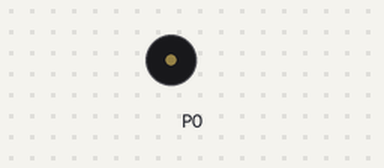
A program run on a simulated BBC micro:bit (MakeCode). On the bench: buzzer (waves = sounding).

Above: at 0.53 s.
Timing chart, 0 to 40.0 s (numbered marks = the images above):
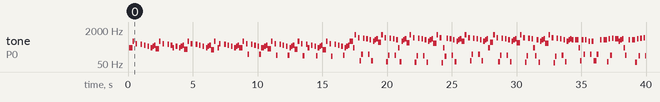

Measured:
- by itself, tone on P0: plays 294 Hz for 0.26 s, 587 Hz for 0.12 s, 440 Hz for 0.12 s, 415 Hz for 0.12 s, 392 Hz for 0.12 s, 349 Hz for 0.12 s … (224 notes in this stretch)

The program:

main.ts
```typescript
namespace music {
    //% block="play song $song at tempo $tempo"
    export function songToMelody(song: string, tempo: number) {
        let mode = 0
        let offset = 0
        let pos = 0
        let newlines = 0
        let line_length = 0
        let letter: string;

        let melodies: string[] = []
        let letters: string[] = []
        while (song.indexOf("RH:") != -1) {
            song = song.replace("RH:", "")
        }
        while (song.indexOf("LH:") != -1) {
            song = song.replace("LH:", "")
        }
        //  ???? wtheck am i working with here???
        while (song.indexOf("|") != -1) {
            song = song.replace("|", "")
        }
        while (song.indexOf(" ") != -1) {
            song = song.replace(" ", "")
        }
        line_length = song.indexOf("\n")
        for (let i of song) {
            if (i == "\n") {
                newlines += 1
                if (newlines == 2) {
                    pos += line_length
                    newlines = 0
                }

                offset = 0
                continue
            }

            if (i == "" + ("" + parseInt(i))) {
                mode = parseInt(i)
                if (newlines == 1) {
                    newlines = 0
                    offset = 0
                }

            } else {
                //  It seems like some completely normal methods are missing??? have to do this utter crap.
                letter = i
                if (letter != "-") {
                    if (i.toLowerCase() != i) {
                        letter = "" + letter + "#"
                    }

                    letter = "" + letter + "" + ("" + ("" + mode))
                }

                if (letters[pos + offset] == null || letters[pos + offset] == "-") {
                    letters[pos + offset] = letter
                }

                offset += 1
            }

        }
        let melody = ""
        let note_count = 0
        note_count = 1
        for (let x of letters) {
            melody = "" + melody + x + " "
            note_count += 1
            if (note_count == 8) {
                note_count = 0
                melodies.push(melody)
                melody = ""
            }

        }
        for (let lets_go of melodies) {
            music.playMelody(lets_go, tempo)
        }
    }
} 
```

test.ts
```typescript
0// tests go here; this will not be compiled when this package is used as an extension.
music.songToMelody(
    `RH:5|--d---------------d-------|
RH:4|dd--a--G-g-f-dfgcc--a--G-g|

RH:5|--------d---------------d-|
RH:4|-f-dfg----a--G-g-f-dfg----|
RH:3|------bb--------------AA--|

RH:5|--------------d-----------|
RH:4|a--G-g-f-dfgdd--a--G-g-f-d|
LH:3|------------d-d-dd-d-d-ddd|

RH:5|----d---------------d-----|
RH:4|fgcc--a--G-g-f-dfg----a--G|
RH:3|------------------bb------|
LH:3|d-c-c-cc-c-c-cccc---------|
LH:2|------------------b-b-bb-b|

RH:5|----------d-------------dd|
RH:4|-g-f-dfg----a--G-g-f-dfgdd|
RH:3|--------AA----------------|
LH:3|---------------c-c-cccc---|
LH:2|-b-bbbb-A-A-AA----------d-|

RH:6|d---------------d---------|
RH:5|d-a--G-g-f-dfgccd-a--G-g-f|
RH:4|--a--G-g-f-dfgcc--a--G-g-f|
LH:3|d---d---d---d---c---c---c-|
LH:2|--dd-d-d-ddd--c---cc-c-c-c|

RH:6|------d---------------d---|
RH:5|-dfg--d-a--G-g-f-dfg--d-a-|
RH:4|-dfgbb--a--G-g-f-dfgAA--a-|
RH:3|----bb--------------AA----|
LH:3|--c-----------------------|
LH:2|cc----b---b---b---b---A---|
LH:1|----b---bb-b-b-bbb--A---AA|

RH:6|------------d-------------|
RH:5|-G-g-f-dfgddd-a--G-g-f-dfg|
RH:4|-G-g-f-dfgdd--a--G-g-f-dfg|
LH:3|----c---c---d---d---d---d-|
LH:2|Ac-c-ccc--d---dd-d-d-ddd--|

RH:6|--d---------------d-------|
RH:5|ccd-a--G-g-f-dfg--d-a--G-g|
RH:4|cc--a--G-g-f-dfgbb--a--G-g|
RH:3|----------------bb--------|
LH:3|--c---c---c---c-----------|
LH:2|c---cc-c-c-ccc----b---b---|
LH:1|----------------b---bb-b-b|

RH:6|--------d-----------------|
RH:5|-f-dfg--d-a--G-g-f-dfgf-ff|
RH:4|-f-dfgAA--a--G-g-f-dfg----|
RH:3|------AA------------------|
LH:3|----------------c---c---d-|
LH:2|b---b---A---Ac-c-ccc--d---|
LH:1|-bbb--A---AA--------------|

RH:5|---------------------gg---|
RH:5|-f-f-d-d----f-ff-g-G-Gfdfg|
LH:3|--d---d---d---c---c---c---|
LH:2|dd-d-d-ddd--c---cc-c-c-ccc|

RH:6|-------------c----d-d-d-dc|
RH:5|--f-ff-g-G-a---a-------a--|
LH:3|c-------------------------|
LH:2|----b---b---b---b---A---Ac|
LH:1|--b---bb-b-b-bbb--A---AA--|

RH:6|----g---------------------|
RH:5|--------f-aa-f-a-d-d----f-|
RH:5|--------a-ff-a-f-g-g----a-|
LH:3|--c---c---d---d---d---d---|
LH:2|-c-ccc--dd--dd-d-g-fddfgcc|
LH:2|------------a--G-d-d------|

RH:6|---------d----d-------c---|
RH:5|af-f-g-a---dc---a-f-------|
RH:5|fa-a-d-f-e-ag-bgdegdfd-dgd|
RH:4|--------------------b---b-|
LH:3|d---d---d---d---d---d---d-|
LH:2|--ac-c-c-ccdfg----a--G-g-f|
LH:2|--c--G-g-f----------------|
LH:1|--------------bb--bb-b-b-b|

RH:6|-----------c--------------|
RH:5|---------d----------------|
RH:5|f-e---cd-f-e--------------|
RH:4|bgbgA--A------------------|
LH:3|--d---d---d---d---d-------|
LH:2|-dfg----a--c-g-fcdfg--A---|
LH:2|-----------G-c-c----------|
LH:1|b---AA--AA----------A---AA|

RH:5|--d-fefgf-Gdf-e-----------|
RH:5|--fddgGeddgfd-g--------G-a|
RH:4|---A-----A----------------|
LH:3|------------c---c---c---c-|
LH:2|A---A---A-c---cc-c-c-ccc--|
LH:1|-A-A-AAA------------------|

RH:6|c-------------c-C---------|
RH:5|--aGgfdef-g-a-----G-Ggfg--|
LH:3|--d---d---d---d---C---C---|
LH:2|d---dd-d-d-ddd--C---CC-D-D|

RH:5|------------d-c-----------|
RH:5|------------f-e---d---e---|
RH:4|------f-e-f-------a---g---|
RH:4|------d-g-a---------------|
LH:3|D---D-------------------c-|
LH:2|-DDD----A---A---A---A-c---|
LH:1|------A---AA-A-A-AAA------|

RH:5|----g-------a-------------|
RH:5|f---c---e---d-------aGgFfe|
RH:4|a-------a-----------------|
LH:3|--c---c---c---d---d---d---|
LH:2|cc-c-c-ccc--d---dd-d-d-ddd|

RH:5|DdC-------D---------------|
RH:4|--G-------A---------------|
LH:3|d---C---C---D---D---------|
LH:2|--C---CC-D-D-DDD----A---A-|
LH:1|------------------A---AA-A|

RH:6|------------------------c-|
RH:5|d-fefgf-gdd-g-------------|
RH:5|fddgGeddGff-e--------G-a--|
RH:4|-A-----A------------------|
LH:3|----------c---c---c---c---|
LH:2|--A---A-c---cc-c-c-ccc--d-|
LH:1|-A-AAA--------------------|

RH:6|------------c-C-----------|
RH:5|aGgfdef-g-a-----G-Ggfg----|
LH:3|d---d---d---d---C---C---D-|
LH:2|--dd-d-d-ddd--C---CC-D-D-D|

RH:5|----------f-e-------------|
RH:5|----------d-c---d---e---f-|
RH:4|----f-e-a-------a---g---a-|
RH:4|----d-g-f-----------------|
LH:3|--D-------------------c---|
LH:2|DD----A---A---A---A-c---cc|
LH:1|----A---AA-A-A-AAA--------|

RH:5|--g-------a---------------|
RH:5|--c---e---d-------aGgFfeDd|
RH:4|------a-------------------|
LH:3|c---c---c---d---d---d---d-|
LH:2|-c-c-ccc--d---dd-d-d-ddd--|

RH:5|C-------D-----------------|
RH:4|G-------A-----------------|
RH:3|----------------A---------|
LH:3|--C---C---D---D-----------|
LH:2|C---CC-D-D-DDD------------|
LH:1|----------------A-A-AA-A-A|

RH:4|--f---e-------d-------f---|
LH:2|------c-c-cc-c-c-cccc-----|
LH:1|-AAAA-----------------b-b-|

LH:1|bb-b-b-bbbb-b-b-bb-b-b-bbb|

RH:4|--------------f---e-------|
RH:3|--A-----------------------|
LH:2|------------------c-c-cc-c|
LH:1|b-A-A-AA-A-A-AAAA---------|

RH:4|d-------d-------dc--------|
RH:4|-----------------C--------|
RH:3|------------------baGFfed-|
RH:3|-------------------A-g-D--|
LH:2|-c-cccc-d-d-dd-d-d-dddd-d-|

RH:4|----------------d---------|
RH:3|--------------dd--a--G-g-f|
RH:3|--------------A-----------|
LH:2|d-dd-d-d-dddd-------------|
LH:1|--------------A-A-AA-A-A-A|

RH:4|f---e-d-----d-------f-d---|
RH:3|-dfgcc--a--G-g-f-dfg----a-|
RH:2|--------------------bb----|
LH:2|----c-c-cc-c-c-cccc-------|
LH:1|AAA-----------------b-b-bb|

RH:4|------------fdg-fcdc-----c|
RH:4|------------d-------------|
RH:3|-G-g-f-dfg-g--a--G-g-f-gfg|
RH:3|---------------------a-da-|
RH:2|----------b---------------|
LH:1|-b-b-bbbb-b-b-bb-b-b-bbbb-|

RH:4|--d---------f---e-d-----d-|
RH:3|Ad--a--G-g-f-dfgcc--a--G-g|
RH:3|d-------------------------|
LH:2|----------------c-c-cc-c-c|
LH:1|A-A-AA-A-A-AAAA-----------|

RH:4|------d-f-e--c-e-d---c--d-|
RH:4|--------d---------------f-|
RH:3|-f-dfgdd--a--G-g-f-dfgdd--|
RH:3|-------------------ga-----|
LH:2|-cccc-d-d-dd-d-d-dddd-d-d-|

RH:4|e--c-e-d---c--------------|
RH:3|a--G-g-f-gfgA-A--f-A-f----|
RH:3|---------da-f-f--A-f-A----|
RH:2|----------------A------AAA|
LH:2|dd-d-d-dddd---A---A---A---|
LH:1|------------A---AA-A-A-AAA|

RH:4|--c-c--c-c-c----c-d-d--d-C|
RH:3|A-g-g-cg-g-g-cccg-a-a-da-G|
RH:3|f-------------------------|
LH:3|----c---c---c---c---d---d-|
LH:2|A-c---cc-c-c-ccc--d---dd-C|

RH:4|-C----C-c-c--c------------|
RH:3|-G-CCCG-g-g-cg-b-b----F-A-|
RH:3|---------------F-F----b-f-|
RH:2|-------------------bbb----|
LH:3|--C---C---c---c-----------|
LH:2|-C-CCC--c---cc----b---b---|
LH:1|---------------b-b-bbb--A-|

RH:4|--------------c-c--c-c-c--|
RH:3|A--f-f-A----f-g-g-cg-g-g-c|
RH:3|f--A-A-f----A-------------|
RH:2|--A------AAA--------------|
LH:3|----------------c---c---c-|
LH:2|A---A---A---A-c---cc-c-c-c|
LH:1|--AA-A-A-AAA--------------|

RH:4|--c-d-d--d-d-d----d-d-d--d|
RH:3|ccg-a-a-da-a-a-ddda-a-a-da|
LH:3|--c---d---d---d---d---d---|
LH:2|cc--d---dd-d-d-ddd--d---dd|

RH:4|-d-d----d-----------------|
RH:3|-a-a-ddda-f-f--f-f-A----A-|
RH:3|----------A-A--A-A-f----f-|
RH:2|--------------A------AAA--|
LH:3|d---d---d-----------------|
LH:2|-d-d-ddd----A---A---A---A-|
LH:1|----------A---AA-A-A-AAA--|

RH:4|c-c--c-c-c----c-d-d--d-C-C|
RH:3|g-g-cg-g-g-cccg-a-a-da-G-G|
LH:3|--c---c---c---c---d---d---|
LH:2|c---cc-c-c-ccc--d---dd-C-C|

RH:4|----C-c-c--c--------------|
RH:3|-CCCG-g-g-cg-b-b----F-A-A-|
RH:3|-------------F-F----b-f-f-|
RH:2|-----------------bbb------|
LH:3|C---C---c---c-------------|
LH:2|-CCC--c---cc----b---b---A-|
LH:1|-------------b-b-bbb--A---|

RH:4|------------c-c--c-c-c----|
RH:3|-f-f-A----f-g-g-cg-g-g-ccc|
RH:3|-A-A-f----A---------------|
RH:2|A------AAA----------------|
LH:3|--------------c---c---c---|
LH:2|--A---A---A-c---cc-c-c-ccc|
LH:1|AA-A-A-AAA----------------|

RH:4|c-d-d--d-d-d----d-d-d--d-d|
RH:3|g-dd--a--G-g-f-dfgdd--a--G|
LH:3|c---d---d---d---d---d---d-|
LH:2|--d---dd-d-d-ddd--d---dd-d|

RH:5|----------d---------------|
RH:4|-d----d-----a--G-g-f-dfgcc|
RH:3|-g-f-dfgAA----------------|
LH:3|--d---d-------------------|
LH:2|-d-ddd--------------------|

RH:5|d---------------d---------|
RH:4|--a--G-g-f-dfgdd--a--G-g-f|

RH:5|------d---------------d---|
RH:4|-dfgdd--a--G-g-f-dfg----a-|
RH:3|--------------------AA----|

RH:5|------------d-------------|
RH:4|-G-g-f-dfgcc--a--G-g-f-dfg|

RH:5|--d---------------d-------|
RH:4|dd--a--G-g-f-dfgcc--a--G-g|

RH:5|--------d---------------d-|
RH:4|-f-dfg----a--G-g-f-dfg----|
RH:3|------bb--------------AA--|

RH:4|a--G-g-f-dfg--------------|`, 480)
```
